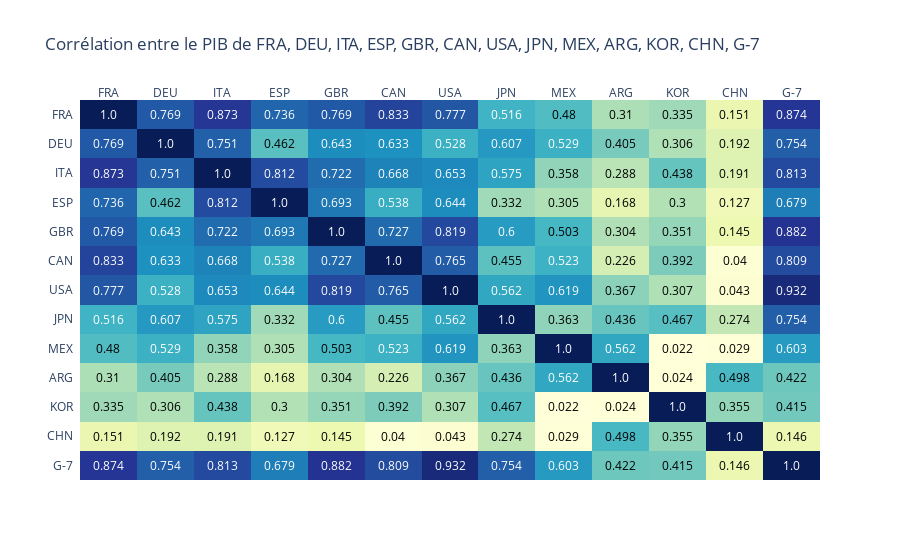

Notebook cell for this chart:
### Markdown cell above
Comme vu précédemment, l'influence des évènements peut être nationale ou internationale. En fonction des relations politiques et économiques entretenues entre les nations, nous pouvons déterminer la corrélation entre leurs croissances respectives du PIB.

Afin d'illustrer cette corrélation, nous choisirons différents pays dont la proximité politique et économique varie.

### Code cell
dates = g.get_list_dates_q(1995, 2020)
g.display_correlation_heatmap(dates = dates, countries = ["FRA", "DEU", "ITA", "ESP", "GBR", "CAN", "USA", "JPN", "MEX", "ARG", "KOR", "CHN", "G-7"])

#dates = g.get_list_dates_q(1990, 2020)
#g.display_correlation_heatmap(dates = dates, countries = ["FRA", "DEU", "ITA", "ESP", "GBR", "CAN", "USA", "JPN", "MEX", "ARG", "KOR", "G-7"])

### Figure 1 — Plotly figure (JSON) as saved in the notebook; plotly's stock layout.template omitted (floating-point values rounded to 4 significant figures; data arrays with more than 128 entries replaced by an {"elided": "..."} marker saying what was removed)
{"data": [{"colorscale": [[0, "rgb(255,255,217)"], [0.125, "rgb(237,248,177)"], [0.25, "rgb(199,233,180)"], [0.375, "rgb(127,205,187)"], [0.5, "rgb(65,182,196)"], [0.625, "rgb(29,145,192)"], [0.75, "rgb(34,94,168)"], [0.875, "rgb(37,52,148)"], [1, "rgb(8,29,88)"]], "reversescale": false, "showscale": false, "type": "heatmap", "x": ["FRA", "DEU", "ITA", "ESP", "GBR", "CAN", "USA", "JPN", "MEX", "ARG", "KOR", "CHN", "G-7"], "y": ["G-7", "CHN", "KOR", "ARG", "MEX", "JPN", "USA", "CAN", "GBR", "ESP", "ITA", "DEU", "FRA"], "z": {"elided": "13x13 float values"}}], "layout": {"annotations": [{"font": {"color": "#FFFFFF"}, "showarrow": false, "text": "0.874", "x": "FRA", "xref": "x", "y": "G-7", "yref": "y"}, {"font": {"color": "#FFFFFF"}, "showarrow": false, "text": "0.754", "x": "DEU", "xref": "x", "y": "G-7", "yref": "y"}, {"font": {"color": "#FFFFFF"}, "showarrow": false, "text": "0.813", "x": "ITA", "xref": "x", "y": "G-7", "yref": "y"}, {"font": {"color": "#FFFFFF"}, "showarrow": false, "text": "0.679", "x": "ESP", "xref": "x", "y": "G-7", "yref": "y"}, {"font": {"color": "#FFFFFF"}, "showarrow": false, "text": "0.882", "x": "GBR", "xref": "x", "y": "G-7", "yref": "y"}, {"font": {"color": "#FFFFFF"}, "showarrow": false, "text": "0.809", "x": "CAN", "xref": "x", "y": "G-7", "yref": "y"}, {"font": {"color": "#FFFFFF"}, "showarrow": false, "text": "0.932", "x": "USA", "xref": "x", "y": "G-7", "yref": "y"}, {"font": {"color": "#FFFFFF"}, "showarrow": false, "text": "0.754", "x": "JPN", "xref": "x", "y": "G-7", "yref": "y"}, {"font": {"color": "#FFFFFF"}, "showarrow": false, "text": "0.603", "x": "MEX", "xref": "x", "y": "G-7", "yref": "y"}, {"font": {"color": "#000000"}, "showarrow": false, "text": "0.422", "x": "ARG", "xref": "x", "y": "G-7", "yref": "y"}, {"font": {"color": "#000000"}, "showarrow": false, "text": "0.415", "x": "KOR", "xref": "x", "y": "G-7", "yref": "y"}, {"font": {"color": "#000000"}, "showarrow": false, "text": "0.146", "x": "CHN", "xref": "x", "y": "G-7", "yref": "y"}, {"font": {"color": "#FFFFFF"}, "showarrow": false, "text": "1.0", "x": "G-7", "xref": "x", "y": "G-7", "yref": "y"}, {"font": {"color": "#000000"}, "showarrow": false, "text": "0.151", "x": "FRA", "xref": "x", "y": "CHN", "yref": "y"}, {"font": {"color": "#000000"}, "showarrow": false, "text": "0.192", "x": "DEU", "xref": "x", "y": "CHN", "yref": "y"}, {"font": {"color": "#000000"}, "showarrow": false, "text": "0.191", "x": "ITA", "xref": "x", "y": "CHN", "yref": "y"}, {"font": {"color": "#000000"}, "showarrow": false, "text": "0.127", "x": "ESP", "xref": "x", "y": "CHN", "yref": "y"}, {"font": {"color": "#000000"}, "showarrow": false, "text": "0.145", "x": "GBR", "xref": "x", "y": "CHN", "yref": "y"}, {"font": {"color": "#000000"}, "showarrow": false, "text": "0.04", "x": "CAN", "xref": "x", "y": "CHN", "yref": "y"}, {"font": {"color": "#000000"}, "showarrow": false, "text": "0.043", "x": "USA", "xref": "x", "y": "CHN", "yref": "y"}, {"font": {"color": "#000000"}, "showarrow": false, "text": "0.274", "x": "JPN", "xref": "x", "y": "CHN", "yref": "y"}, {"font": {"color": "#000000"}, "showarrow": false, "text": "0.029", "x": "MEX", "xref": "x", "y": "CHN", "yref": "y"}, {"font": {"color": "#000000"}, "showarrow": false, "text": "0.498", "x": "ARG", "xref": "x", "y": "CHN", "yref": "y"}, {"font": {"color": "#000000"}, "showarrow": false, "text": "0.355", "x": "KOR", "xref": "x", "y": "CHN", "yref": "y"}, {"font": {"color": "#FFFFFF"}, "showarrow": false, "text": "1.0", "x": "CHN", "xref": "x", "y": "CHN", "yref": "y"}, {"font": {"color": "#000000"}, "showarrow": false, "text": "0.146", "x": "G-7", "xref": "x", "y": "CHN", "yref": "y"}, {"font": {"color": "#000000"}, "showarrow": false, "text": "0.335", "x": "FRA", "xref": "x", "y": "KOR", "yref": "y"}, {"font": {"color": "#000000"}, "showarrow": false, "text": "0.306", "x": "DEU", "xref": "x", "y": "KOR", "yref": "y"}, {"font": {"color": "#000000"}, "showarrow": false, "text": "0.438", "x": "ITA", "xref": "x", "y": "KOR", "yref": "y"}, {"font": {"color": "#000000"}, "showarrow": false, "text": "0.3", "x": "ESP", "xref": "x", "y": "KOR", "yref": "y"}, {"font": {"color": "#000000"}, "showarrow": false, "text": "0.351", "x": "GBR", "xref": "x", "y": "KOR", "yref": "y"}, {"font": {"color": "#000000"}, "showarrow": false, "text": "0.392", "x": "CAN", "xref": "x", "y": "KOR", "yref": "y"}, {"font": {"color": "#000000"}, "showarrow": false, "text": "0.307", "x": "USA", "xref": "x", "y": "KOR", "yref": "y"}, {"font": {"color": "#000000"}, "showarrow": false, "text": "0.467", "x": "JPN", "xref": "x", "y": "KOR", "yref": "y"}, {"font": {"color": "#000000"}, "showarrow": false, "text": "0.022", "x": "MEX", "xref": "x", "y": "KOR", "yref": "y"}, {"font": {"color": "#000000"}, "showarrow": false, "text": "0.024", "x": "ARG", "xref": "x", "y": "KOR", "yref": "y"}, {"font": {"color": "#FFFFFF"}, "showarrow": false, "text": "1.0", "x": "KOR", "xref": "x", "y": "KOR", "yref": "y"}, {"font": {"color": "#000000"}, "showarrow": false, "text": "0.355", "x": "CHN", "xref": "x", "y": "KOR", "yref": "y"}, {"font": {"color": "#000000"}, "showarrow": false, "text": "0.415", "x": "G-7", "xref": "x", "y": "KOR", "yref": "y"}, {"font": {"color": "#000000"}, "showarrow": false, "text": "0.31", "x": "FRA", "xref": "x", "y": "ARG", "yref": "y"}, {"font": {"color": "#000000"}, "showarrow": false, "text": "0.405", "x": "DEU", "xref": "x", "y": "ARG", "yref": "y"}, {"font": {"color": "#000000"}, "showarrow": false, "text": "0.288", "x": "ITA", "xref": "x", "y": "ARG", "yref": "y"}, {"font": {"color": "#000000"}, "showarrow": false, "text": "0.168", "x": "ESP", "xref": "x", "y": "ARG", "yref": "y"}, {"font": {"color": "#000000"}, "showarrow": false, "text": "0.304", "x": "GBR", "xref": "x", "y": "ARG", "yref": "y"}, {"font": {"color": "#000000"}, "showarrow": false, "text": "0.226", "x": "CAN", "xref": "x", "y": "ARG", "yref": "y"}, {"font": {"color": "#000000"}, "showarrow": false, "text": "0.367", "x": "USA", "xref": "x", "y": "ARG", "yref": "y"}, {"font": {"color": "#000000"}, "showarrow": false, "text": "0.436", "x": "JPN", "xref": "x", "y": "ARG", "yref": "y"}, {"font": {"color": "#FFFFFF"}, "showarrow": false, "text": "0.562", "x": "MEX", "xref": "x", "y": "ARG", "yref": "y"}, {"font": {"color": "#FFFFFF"}, "showarrow": false, "text": "1.0", "x": "ARG", "xref": "x", "y": "ARG", "yref": "y"}, {"font": {"color": "#000000"}, "showarrow": false, "text": "0.024", "x": "KOR", "xref": "x", "y": "ARG", "yref": "y"}, {"font": {"color": "#000000"}, "showarrow": false, "text": "0.498", "x": "CHN", "xref": "x", "y": "ARG", "yref": "y"}, {"font": {"color": "#000000"}, "showarrow": false, "text": "0.422", "x": "G-7", "xref": "x", "y": "ARG", "yref": "y"}, {"font": {"color": "#000000"}, "showarrow": false, "text": "0.48", "x": "FRA", "xref": "x", "y": "MEX", "yref": "y"}, {"font": {"color": "#FFFFFF"}, "showarrow": false, "text": "0.529", "x": "DEU", "xref": "x", "y": "MEX", "yref": "y"}, {"font": {"color": "#000000"}, "showarrow": false, "text": "0.358", "x": "ITA", "xref": "x", "y": "MEX", "yref": "y"}, {"font": {"color": "#000000"}, "showarrow": false, "text": "0.305", "x": "ESP", "xref": "x", "y": "MEX", "yref": "y"}, {"font": {"color": "#000000"}, "showarrow": false, "text": "0.503", "x": "GBR", "xref": "x", "y": "MEX", "yref": "y"}, {"font": {"color": "#FFFFFF"}, "showarrow": false, "text": "0.523", "x": "CAN", "xref": "x", "y": "MEX", "yref": "y"}, {"font": {"color": "#FFFFFF"}, "showarrow": false, "text": "0.619", "x": "USA", "xref": "x", "y": "MEX", "yref": "y"}, {"font": {"color": "#000000"}, "showarrow": false, "text": "0.363", "x": "JPN", "xref": "x", "y": "MEX", "yref": "y"}, {"font": {"color": "#FFFFFF"}, "showarrow": false, "text": "1.0", "x": "MEX", "xref": "x", "y": "MEX", "yref": "y"}, {"font": {"color": "#FFFFFF"}, "showarrow": false, "text": "0.562", "x": "ARG", "xref": "x", "y": "MEX", "yref": "y"}, {"font": {"color": "#000000"}, "showarrow": false, "text": "0.022", "x": "KOR", "xref": "x", "y": "MEX", "yref": "y"}, {"font": {"color": "#000000"}, "showarrow": false, "text": "0.029", "x": "CHN", "xref": "x", "y": "MEX", "yref": "y"}, {"font": {"color": "#FFFFFF"}, "showarrow": false, "text": "0.603", "x": "G-7", "xref": "x", "y": "MEX", "yref": "y"}, {"font": {"color": "#FFFFFF"}, "showarrow": false, "text": "0.516", "x": "FRA", "xref": "x", "y": "JPN", "yref": "y"}, {"font": {"color": "#FFFFFF"}, "showarrow": false, "text": "0.607", "x": "DEU", "xref": "x", "y": "JPN", "yref": "y"}, {"font": {"color": "#FFFFFF"}, "showarrow": false, "text": "0.575", "x": "ITA", "xref": "x", "y": "JPN", "yref": "y"}, {"font": {"color": "#000000"}, "showarrow": false, "text": "0.332", "x": "ESP", "xref": "x", "y": "JPN", "yref": "y"}, {"font": {"color": "#FFFFFF"}, "showarrow": false, "text": "0.6", "x": "GBR", "xref": "x", "y": "JPN", "yref": "y"}, {"font": {"color": "#000000"}, "showarrow": false, "text": "0.455", "x": "CAN", "xref": "x", "y": "JPN", "yref": "y"}, {"font": {"color": "#FFFFFF"}, "showarrow": false, "text": "0.562", "x": "USA", "xref": "x", "y": "JPN", "yref": "y"}, {"font": {"color": "#FFFFFF"}, "showarrow": false, "text": "1.0", "x": "JPN", "xref": "x", "y": "JPN", "yref": "y"}, {"font": {"color": "#000000"}, "showarrow": false, "text": "0.363", "x": "MEX", "xref": "x", "y": "JPN", "yref": "y"}, {"font": {"color": "#000000"}, "showarrow": false, "text": "0.436", "x": "ARG", "xref": "x", "y": "JPN", "yref": "y"}, {"font": {"color": "#000000"}, "showarrow": false, "text": "0.467", "x": "KOR", "xref": "x", "y": "JPN", "yref": "y"}, {"font": {"color": "#000000"}, "showarrow": false, "text": "0.274", "x": "CHN", "xref": "x", "y": "JPN", "yref": "y"}, {"font": {"color": "#FFFFFF"}, "showarrow": false, "text": "0.754", "x": "G-7", "xref": "x", "y": "JPN", "yref": "y"}, {"font": {"color": "#FFFFFF"}, "showarrow": false, "text": "0.777", "x": "FRA", "xref": "x", "y": "USA", "yref": "y"}, {"font": {"color": "#FFFFFF"}, "showarrow": false, "text": "0.528", "x": "DEU", "xref": "x", "y": "USA", "yref": "y"}, {"font": {"color": "#FFFFFF"}, "showarrow": false, "text": "0.653", "x": "ITA", "xref": "x", "y": "USA", "yref": "y"}, {"font": {"color": "#FFFFFF"}, "showarrow": false, "text": "0.644", "x": "ESP", "xref": "x", "y": "USA", "yref": "y"}, {"font": {"color": "#FFFFFF"}, "showarrow": false, "text": "0.819", "x": "GBR", "xref": "x", "y": "USA", "yref": "y"}, {"font": {"color": "#FFFFFF"}, "showarrow": false, "text": "0.765", "x": "CAN", "xref": "x", "y": "USA", "yref": "y"}, {"font": {"color": "#FFFFFF"}, "showarrow": false, "text": "1.0", "x": "USA", "xref": "x", "y": "USA", "yref": "y"}, {"font": {"color": "#FFFFFF"}, "showarrow": false, "text": "0.562", "x": "JPN", "xref": "x", "y": "USA", "yref": "y"}, {"font": {"color": "#FFFFFF"}, "showarrow": false, "text": "0.619", "x": "MEX", "xref": "x", "y": "USA", "yref": "y"}, {"font": {"color": "#000000"}, "showarrow": false, "text": "0.367", "x": "ARG", "xref": "x", "y": "USA", "yref": "y"}, {"font": {"color": "#000000"}, "showarrow": false, "text": "0.307", "x": "KOR", "xref": "x", "y": "USA", "yref": "y"}, {"font": {"color": "#000000"}, "showarrow": false, "text": "0.043", "x": "CHN", "xref": "x", "y": "USA", "yref": "y"}, {"font": {"color": "#FFFFFF"}, "showarrow": false, "text": "0.932", "x": "G-7", "xref": "x", "y": "USA", "yref": "y"}, {"font": {"color": "#FFFFFF"}, "showarrow": false, "text": "0.833", "x": "FRA", "xref": "x", "y": "CAN", "yref": "y"}, {"font": {"color": "#FFFFFF"}, "showarrow": false, "text": "0.633", "x": "DEU", "xref": "x", "y": "CAN", "yref": "y"}, {"font": {"color": "#FFFFFF"}, "showarrow": false, "text": "0.668", "x": "ITA", "xref": "x", "y": "CAN", "yref": "y"}, {"font": {"color": "#FFFFFF"}, "showarrow": false, "text": "0.538", "x": "ESP", "xref": "x", "y": "CAN", "yref": "y"}, {"font": {"color": "#FFFFFF"}, "showarrow": false, "text": "0.727", "x": "GBR", "xref": "x", "y": "CAN", "yref": "y"}, {"font": {"color": "#FFFFFF"}, "showarrow": false, "text": "1.0", "x": "CAN", "xref": "x", "y": "CAN", "yref": "y"}, {"font": {"color": "#FFFFFF"}, "showarrow": false, "text": "0.765", "x": "USA", "xref": "x", "y": "CAN", "yref": "y"}, {"font": {"color": "#000000"}, "showarrow": false, "text": "0.455", "x": "JPN", "xref": "x", "y": "CAN", "yref": "y"}, {"font": {"color": "#FFFFFF"}, "showarrow": false, "text": "0.523", "x": "MEX", "xref": "x", "y": "CAN", "yref": "y"}, {"font": {"color": "#000000"}, "showarrow": false, "text": "0.226", "x": "ARG", "xref": "x", "y": "CAN", "yref": "y"}, {"font": {"color": "#000000"}, "showarrow": false, "text": "0.392", "x": "KOR", "xref": "x", "y": "CAN", "yref": "y"}, {"font": {"color": "#000000"}, "showarrow": false, "text": "0.04", "x": "CHN", "xref": "x", "y": "CAN", "yref": "y"}, {"font": {"color": "#FFFFFF"}, "showarrow": false, "text": "0.809", "x": "G-7", "xref": "x", "y": "CAN", "yref": "y"}, {"font": {"color": "#FFFFFF"}, "showarrow": false, "text": "0.769", "x": "FRA", "xref": "x", "y": "GBR", "yref": "y"}, {"font": {"color": "#FFFFFF"}, "showarrow": false, "text": "0.643", "x": "DEU", "xref": "x", "y": "GBR", "yref": "y"}, {"font": {"color": "#FFFFFF"}, "showarrow": false, "text": "0.722", "x": "ITA", "xref": "x", "y": "GBR", "yref": "y"}, {"font": {"color": "#FFFFFF"}, "showarrow": false, "text": "0.693", "x": "ESP", "xref": "x", "y": "GBR", "yref": "y"}, {"font": {"color": "#FFFFFF"}, "showarrow": false, "text": "1.0", "x": "GBR", "xref": "x", "y": "GBR", "yref": "y"}, {"font": {"color": "#FFFFFF"}, "showarrow": false, "text": "0.727", "x": "CAN", "xref": "x", "y": "GBR", "yref": "y"}, {"font": {"color": "#FFFFFF"}, "showarrow": false, "text": "0.819", "x": "USA", "xref": "x", "y": "GBR", "yref": "y"}, {"font": {"color": "#FFFFFF"}, "showarrow": false, "text": "0.6", "x": "JPN", "xref": "x", "y": "GBR", "yref": "y"}, {"font": {"color": "#000000"}, "showarrow": false, "text": "0.503", "x": "MEX", "xref": "x", "y": "GBR", "yref": "y"}, {"font": {"color": "#000000"}, "showarrow": false, "text": "0.304", "x": "ARG", "xref": "x", "y": "GBR", "yref": "y"}, {"font": {"color": "#000000"}, "showarrow": false, "text": "0.351", "x": "KOR", "xref": "x", "y": "GBR", "yref": "y"}, {"font": {"color": "#000000"}, "showarrow": false, "text": "0.145", "x": "CHN", "xref": "x", "y": "GBR", "yref": "y"}, {"font": {"color": "#FFFFFF"}, "showarrow": false, "text": "0.882", "x": "G-7", "xref": "x", "y": "GBR", "yref": "y"}, {"font": {"color": "#FFFFFF"}, "showarrow": false, "text": "0.736", "x": "FRA", "xref": "x", "y": "ESP", "yref": "y"}, {"font": {"color": "#000000"}, "showarrow": false, "text": "0.462", "x": "DEU", "xref": "x", "y": "ESP", "yref": "y"}, {"font": {"color": "#FFFFFF"}, "showarrow": false, "text": "0.812", "x": "ITA", "xref": "x", "y": "ESP", "yref": "y"}, {"font": {"color": "#FFFFFF"}, "showarrow": false, "text": "1.0", "x": "ESP", "xref": "x", "y": "ESP", "yref": "y"}, {"font": {"color": "#FFFFFF"}, "showarrow": false, "text": "0.693", "x": "GBR", "xref": "x", "y": "ESP", "yref": "y"}, {"font": {"color": "#FFFFFF"}, "showarrow": false, "text": "0.538", "x": "CAN", "xref": "x", "y": "ESP", "yref": "y"}, {"font": {"color": "#FFFFFF"}, "showarrow": false, "text": "0.644", "x": "USA", "xref": "x", "y": "ESP", "yref": "y"}, {"font": {"color": "#000000"}, "showarrow": false, "text": "0.332", "x": "JPN", "xref": "x", "y": "ESP", "yref": "y"}, {"font": {"color": "#000000"}, "showarrow": false, "text": "0.305", "x": "MEX", "xref": "x", "y": "ESP", "yref": "y"}, {"font": {"color": "#000000"}, "showarrow": false, "text": "0.168", "x": "ARG", "xref": "x", "y": "ESP", "yref": "y"}, {"font": {"color": "#000000"}, "showarrow": false, "text": "0.3", "x": "KOR", "xref": "x", "y": "ESP", "yref": "y"}, {"font": {"color": "#000000"}, "showarrow": false, "text": "0.127", "x": "CHN", "xref": "x", "y": "ESP", "yref": "y"}, {"font": {"color": "#FFFFFF"}, "showarrow": false, "text": "0.679", "x": "G-7", "xref": "x", "y": "ESP", "yref": "y"}, {"font": {"color": "#FFFFFF"}, "showarrow": false, "text": "0.873", "x": "FRA", "xref": "x", "y": "ITA", "yref": "y"}, {"font": {"color": "#FFFFFF"}, "showarrow": false, "text": "0.751", "x": "DEU", "xref": "x", "y": "ITA", "yref": "y"}, {"font": {"color": "#FFFFFF"}, "showarrow": false, "text": "1.0", "x": "ITA", "xref": "x", "y": "ITA", "yref": "y"}, {"font": {"color": "#FFFFFF"}, "showarrow": false, "text": "0.812", "x": "ESP", "xref": "x", "y": "ITA", "yref": "y"}, {"font": {"color": "#FFFFFF"}, "showarrow": false, "text": "0.722", "x": "GBR", "xref": "x", "y": "ITA", "yref": "y"}, {"font": {"color": "#FFFFFF"}, "showarrow": false, "text": "0.668", "x": "CAN", "xref": "x", "y": "ITA", "yref": "y"}, {"font": {"color": "#FFFFFF"}, "showarrow": false, "text": "0.653", "x": "USA", "xref": "x", "y": "ITA", "yref": "y"}, {"font": {"color": "#FFFFFF"}, "showarrow": false, "text": "0.575", "x": "JPN", "xref": "x", "y": "ITA", "yref": "y"}, {"font": {"color": "#000000"}, "showarrow": false, "text": "0.358", "x": "MEX", "xref": "x", "y": "ITA", "yref": "y"}, {"font": {"color": "#000000"}, "showarrow": false, "text": "0.288", "x": "ARG", "xref": "x", "y": "ITA", "yref": "y"}, {"font": {"color": "#000000"}, "showarrow": false, "text": "0.438", "x": "KOR", "xref": "x", "y": "ITA", "yref": "y"}, {"font": {"color": "#000000"}, "showarrow": false, "text": "0.191", "x": "CHN", "xref": "x", "y": "ITA", "yref": "y"}, {"font": {"color": "#FFFFFF"}, "showarrow": false, "text": "0.813", "x": "G-7", "xref": "x", "y": "ITA", "yref": "y"}, {"font": {"color": "#FFFFFF"}, "showarrow": false, "text": "0.769", "x": "FRA", "xref": "x", "y": "DEU", "yref": "y"}, {"font": {"color": "#FFFFFF"}, "showarrow": false, "text": "1.0", "x": "DEU", "xref": "x", "y": "DEU", "yref": "y"}, {"font": {"color": "#FFFFFF"}, "showarrow": false, "text": "0.751", "x": "ITA", "xref": "x", "y": "DEU", "yref": "y"}, {"font": {"color": "#000000"}, "showarrow": false, "text": "0.462", "x": "ESP", "xref": "x", "y": "DEU", "yref": "y"}, {"font": {"color": "#FFFFFF"}, "showarrow": false, "text": "0.643", "x": "GBR", "xref": "x", "y": "DEU", "yref": "y"}, {"font": {"color": "#FFFFFF"}, "showarrow": false, "text": "0.633", "x": "CAN", "xref": "x", "y": "DEU", "yref": "y"}, {"font": {"color": "#FFFFFF"}, "showarrow": false, "text": "0.528", "x": "USA", "xref": "x", "y": "DEU", "yref": "y"}, {"font": {"color": "#FFFFFF"}, "showarrow": false, "text": "0.607", "x": "JPN", "xref": "x", "y": "DEU", "yref": "y"}, {"font": {"color": "#FFFFFF"}, "showarrow": false, "text": "0.529", "x": "MEX", "xref": "x", "y": "DEU", "yref": "y"}, {"font": {"color": "#000000"}, "showarrow": false, "text": "0.405", "x": "ARG", "xref": "x", "y": "DEU", "yref": "y"}, {"font": {"color": "#000000"}, "showarrow": false, "text": "0.306", "x": "KOR", "xref": "x", "y": "DEU", "yref": "y"}, {"font": {"color": "#000000"}, "showarrow": false, "text": "0.192", "x": "CHN", "xref": "x", "y": "DEU", "yref": "y"}, {"font": {"color": "#FFFFFF"}, "showarrow": false, "text": "0.754", "x": "G-7", "xref": "x", "y": "DEU", "yref": "y"}, {"font": {"color": "#FFFFFF"}, "showarrow": false, "text": "1.0", "x": "FRA", "xref": "x", "y": "FRA", "yref": "y"}, {"font": {"color": "#FFFFFF"}, "showarrow": false, "text": "0.769", "x": "DEU", "xref": "x", "y": "FRA", "yref": "y"}, {"font": {"color": "#FFFFFF"}, "showarrow": false, "text": "0.873", "x": "ITA", "xref": "x", "y": "FRA", "yref": "y"}, {"font": {"color": "#FFFFFF"}, "showarrow": false, "text": "0.736", "x": "ESP", "xref": "x", "y": "FRA", "yref": "y"}, {"font": {"color": "#FFFFFF"}, "showarrow": false, "text": "0.769", "x": "GBR", "xref": "x", "y": "FRA", "yref": "y"}, {"font": {"color": "#FFFFFF"}, "showarrow": false, "text": "0.833", "x": "CAN", "xref": "x", "y": "FRA", "yref": "y"}, {"font": {"color": "#FFFFFF"}, "showarrow": false, "text": "0.777", "x": "USA", "xref": "x", "y": "FRA", "yref": "y"}, {"font": {"color": "#FFFFFF"}, "showarrow": false, "text": "0.516", "x": "JPN", "xref": "x", "y": "FRA", "yref": "y"}, {"font": {"color": "#000000"}, "showarrow": false, "text": "0.48", "x": "MEX", "xref": "x", "y": "FRA", "yref": "y"}, {"font": {"color": "#000000"}, "showarrow": false, "text": "0.31", "x": "ARG", "xref": "x", "y": "FRA", "yref": "y"}, {"font": {"color": "#000000"}, "showarrow": false, "text": "0.335", "x": "KOR", "xref": "x", "y": "FRA", "yref": "y"}, {"font": {"color": "#000000"}, "showarrow": false, "text": "0.151", "x": "CHN", "xref": "x", "y": "FRA", "yref": "y"}, {"font": {"color": "#FFFFFF"}, "showarrow": false, "text": "0.874", "x": "G-7", "xref": "x", "y": "FRA", "yref": "y"}], "title": {"text": "Corrélation entre le PIB de FRA, DEU, ITA, ESP, GBR, CAN, USA, JPN, MEX, ARG, KOR, CHN, G-7"}, "xaxis": {"dtick": 1, "gridcolor": "rgb(0, 0, 0)", "side": "top", "ticks": ""}, "yaxis": {"dtick": 1, "ticks": "", "ticksuffix": "  "}}}
